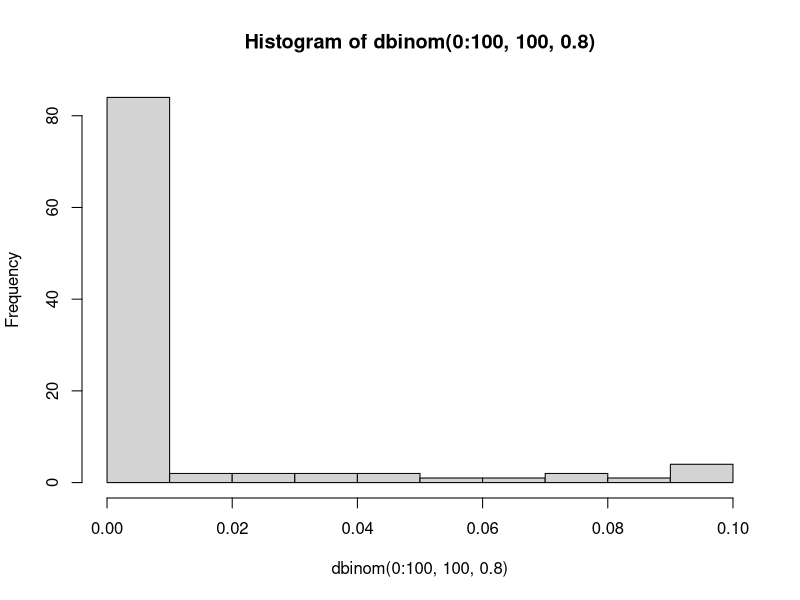

The R source for this figure:
# Aufgabe 1
options(scipen = 999)
options(scipen = 2)

# b
pbinom(0, 100, 0.6)

# c
0.6 * 0.6

# Aufgabe 2
# Stochastik 117 pdf seite 125
binom.test(70, 100, 0.6, "greater")
1 - pbinom(69, 100, 0.6)

pbinom(68, 100, 0.8)
hist(dbinom(0:100, 100, 0.8))
